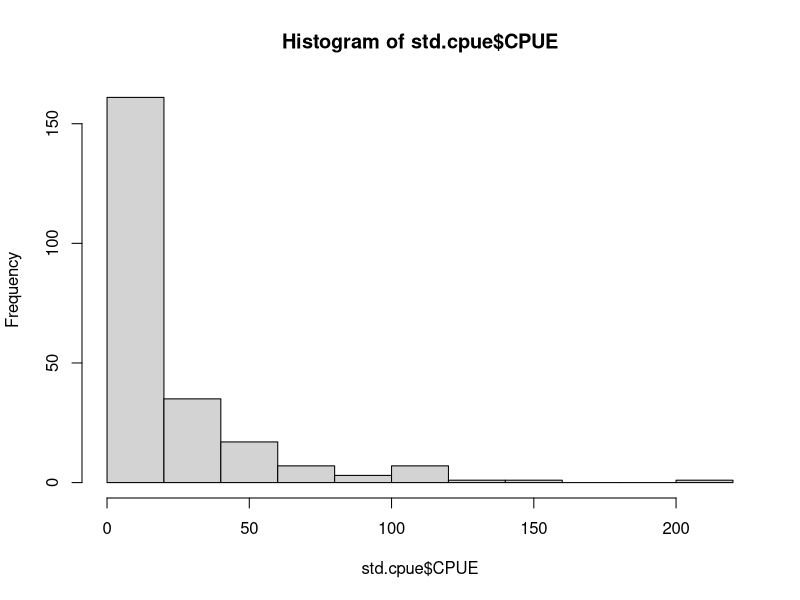

The R source for this figure: (Note: this script raises an error after producing the figure.)
# R code for Hierarchical CPUE analysis - carp and buffalo project.
setwd() # set file directory


packages<-function(x, repos="http://cran.r-project.org", ...){
  x<-as.character(match.call()[[2]])
  if (!require(x,character.only=TRUE)){
    install.packages(pkgs=x, repos=repos, ...)
    require(x,character.only=TRUE)
  }
}
# Working Directory and Packages

packages(rjags)
packages(mcmcplots)
packages(ggplot2)
packages(gridExtra)
packages(reshape2)
packages(tidyr)
packages(rcompanion)
packages(lubridate)

# load data
std.cpue<-read.csv("CPUE Bayes Data.csv",header=T)
summary(std.cpue)
hist(std.cpue$CPUE)

########################################################################
#
#
#         JAGS Models PART ONE: BUFFALO
#
#             
#
########################################################################

# subset species
std.cpue2<-droplevels(subset(std.cpue, Species == "BIB"))
# define model
cpue.m <- jags.model(
  'FirstAttempt.bug',
  data=list(logPop=std.cpue2$logPop, # log population size and 
            sdlogPop=std.cpue2$sdlogPop, # log sd of population size from data (sdlogpop becomes Tau) 
            n=dim(std.cpue2)[1], # number of samples
            logCPUE=log(std.cpue2$CPUE+1), # log-transformed CPUE from data + 1 to fix ln(0) problem
            WaterTemp=std.cpue2$WaterTemp, # Water temp in celcius, subtracted by 10 in bug file
            SDI=std.cpue2$SDI, # shoreline development index
            LakeSize=std.cpue2$LakeSize, # lake size in hectares
            MaxDepth=std.cpue2$MaxDepth, # maximum depth in meters subtracted by 10 in bug file
            MeanDepth=std.cpue2$MeanDepth), # average depth in meters subtracted by 10 in bug file
  n.chains=3, # number of simulation sequences
  n.adapt=100) # tells jags how much effort to spend in finding right resampling method

coef(cpue.m)

# sample the MCMC chains 1000 times as burn-in, ignore the samples. this gets thrown away
update(cpue.m, 1000)

# we want 1000 draws after burn-in
cpue.i <- coda.samples(cpue.m, # model
                       c('logcatch','b0','b1','b2','b3','b4','b5','sd'), # parameters we want back
                       1000) # number of samples

summary(cpue.i)


############################################
#
# we have some progress!
#
#
# beta 0: intercept
varnames(cpue.i) # reference variables in model
str(cpue.i) # structure of lists
beta0.out <- cbind(cpue.i[[1]][,1], cpue.i[[2]][,1], cpue.i[[3]][,1]) # subsetting for beta mcmc output
attributes(beta0.out) <- NULL # dropping attributes
dens.beta0 <- density(beta0.out) # density
q25.beta0 <- quantile(beta0.out, .025) # lower quantile
q975.beta0 <- quantile(beta0.out, .975) # upper quantile
dd.beta0 <- with(dens.beta0, data.frame(x,y)) # density dataframe

beta0<-qplot(x, y, data = dd.beta0, geom = "line", ylab = "", xlab = "") +
  geom_ribbon(data = subset(dd.beta0, x>q25.beta0 & x<q975.beta0),
              aes(ymax = y), ymin = 0, fill = "red", colour = NA, alpha = 0.5)+
  theme_classic()+
  theme(axis.text=element_text(size=12),
        axis.title=element_text(size=14,face="bold"))+
  xlab("Beta 0 - Intercept")+
  ylab("Density of Beta 0")+
  ggtitle("Buffalo Lakes: Intercept")
#beta0

beta1.out <- cbind(cpue.i[[1]][,2], cpue.i[[2]][,2], cpue.i[[3]][,2]) # subsetting for beta1 mcmc output
attributes(beta1.out) <- NULL # dropping attributes
dens.beta1 <- density(beta1.out) # density
q25.beta1 <- quantile(beta1.out, .025) # lower quantile
q975.beta1 <- quantile(beta1.out, .975) # upper quantile
dd.beta1 <- with(dens.beta1, data.frame(x,y)) # density dataframe

beta1<-qplot(x, y, data = dd.beta1, geom = "line", ylab = "", xlab = "") +
  geom_ribbon(data = subset(dd.beta1, x>q25.beta1 & x<q975.beta1),
              aes(ymax = y), ymin = 0, fill = "red", colour = NA, alpha = 0.5)+
  theme_classic()+
  theme(axis.text=element_text(size=12),
        axis.title=element_text(size=14,face="bold"))+
  xlab("Beta 1 - Lake Size")+
  ylab("Density of Beta 1")+
  ggtitle("Buffalo Lakes: Lake Size")
#beta1


beta2.out <- cbind(cpue.i[[1]][,3], cpue.i[[2]][,3], cpue.i[[3]][,3]) # subsetting for beta2 mcmc output
attributes(beta2.out) <- NULL # dropping attributes
dens.beta2 <- density(beta2.out) # density
q25.beta2 <- quantile(beta2.out, .025) # lower quantile
q975.beta2 <- quantile(beta2.out, .975) # upper quantile
dd.beta2 <- with(dens.beta2, data.frame(x,y)) # density dataframe

beta2<-qplot(x, y, data = dd.beta2, geom = "line", ylab = "", xlab = "") +
  geom_ribbon(data = subset(dd.beta2, x>q25.beta2 & x<q975.beta2),
              aes(ymax = y), ymin = 0, fill = "red", colour = NA, alpha = 0.5)+
  theme_classic()+
  theme(axis.text=element_text(size=12),
        axis.title=element_text(size=14,face="bold"))+
  xlab("Beta 2 - Maximum Depth (meters)")+
  ylab("Density of Beta 2")+
  ggtitle("Buffalo Lakes: Maximum Depth")
#beta2


beta3.out <- cbind(cpue.i[[1]][,4], cpue.i[[2]][,4], cpue.i[[3]][,4]) # subsetting for beta3 mcmc output
attributes(beta3.out) <- NULL # dropping attributes
dens.beta3 <- density(beta3.out) # density
q25.beta3 <- quantile(beta3.out, .025) # lower quantile
q975.beta3 <- quantile(beta3.out, .975) # upper quantile
dd.beta3 <- with(dens.beta3, data.frame(x,y)) # density dataframe

beta3<-qplot(x, y, data = dd.beta3, geom = "line", ylab = "", xlab = "") +
  geom_ribbon(data = subset(dd.beta3, x>q25.beta3 & x<q975.beta3),
              aes(ymax = y), ymin = 0, fill = "red", colour = NA, alpha = 0.5)+
  theme_classic()+
  theme(axis.text=element_text(size=12),
        axis.title=element_text(size=14,face="bold"))+
  xlab("Beta 3 - Mean Depth")+
  ylab("Density of Beta 3")+
  ggtitle("Buffalo Lakes: Mean Depth")
#beta3


beta4.out <- cbind(cpue.i[[1]][,5], cpue.i[[2]][,5], cpue.i[[3]][,5]) # subsetting for beta4 mcmc output
attributes(beta4.out) <- NULL # dropping attributes
dens.beta4 <- density(beta4.out) # density
q25.beta4 <- quantile(beta4.out, .025) # lower quantile
q975.beta4 <- quantile(beta4.out, .975) # upper quantile
dd.beta4 <- with(dens.beta4, data.frame(x,y)) # density dataframe

beta4<-qplot(x, y, data = dd.beta4, geom = "line", ylab = "", xlab = "") +
  geom_ribbon(data = subset(dd.beta4, x>q25.beta4 & x<q975.beta4),
              aes(ymax = y), ymin = 0, fill = "red", colour = NA, alpha = 0.5)+
  theme_classic()+
  theme(axis.text=element_text(size=12),
        axis.title=element_text(size=14,face="bold"))+
  xlab("Beta 4 - Shoreline Development Index")+
  ylab("Density of Beta 4")+
  ggtitle("Buffalo Lakes: SDI")
#beta4


beta5.out <- cbind(cpue.i[[1]][,6], cpue.i[[2]][,6], cpue.i[[3]][,6]) # subsetting for beta5 mcmc output
attributes(beta5.out) <- NULL # dropping attributes
dens.beta5 <- density(beta5.out) # density
q25.beta5 <- quantile(beta5.out, .025) # lower quantile
q975.beta5 <- quantile(beta5.out, .975) # upper quantile
dd.beta5 <- with(dens.beta5, data.frame(x,y)) # density dataframe

beta5<-qplot(x, y, data = dd.beta5, geom = "line", ylab = "", xlab = "") +
  geom_ribbon(data = subset(dd.beta5, x>q25.beta5 & x<q975.beta5),
              aes(ymax = y), ymin = 0, fill = "red", colour = NA, alpha = 0.5)+
  theme_classic()+
  theme(axis.text=element_text(size=12),
        axis.title=element_text(size=14,face="bold"))+
  xlab("Beta 5 - Water Temp")+
  ylab("Density of Beta 5")+
  ggtitle("Buffalo Lakes: Water Temp")
#beta5

# arrange the six plots:
grid.arrange(beta0, beta1, beta2,
             beta3, beta4, beta5,
             ncol=3)
###########################################################################
# plot of distribution of ElogCPUE in boxplots, overlaid with observed CPUE 
cpue.4 <- coda.samples(cpue.m, 
                       c('ElogCPUE'), # parameters we want back
                       5000) # number of samples
# storing model output as object
cpue.4.out<-summary(cpue.4)
buff<-droplevels(subset(std.cpue, Species == "BIB"))
cpue.plot.data.buff<-cbind(buff,cpue.4.out[[1]][c(1:104),],cpue.4.out[[2]][c(1:104),c(1:5)])
str(cpue.plot.data.buff)

Buff.EvO.CPUE<-ggplot(cpue.plot.data.buff, 
                      aes(x = Date, y = log(CPUE), col = Lake, fill = Lake, group = Lake))+
  geom_boxplot(aes(ymin = cpue.plot.data.buff$`2.5%`, lower = cpue.plot.data.buff$`25%`, 
                   middle = cpue.plot.data.buff$Mean, 
                   upper = cpue.plot.data.buff$`75%`, ymax = cpue.plot.data.buff$`97.5%`,
                   fill=Lake),
               position=position_dodge(width=0),stat = "identity")+
  geom_point(size=5)+
  facet_wrap(~Lake)+
  theme_classic()+
  theme(axis.text=element_text(size=8),
        axis.text.x = element_text(angle=90),
        axis.title=element_text(size=14,face="bold"))+
  xlab("Date")+
  ylab("Expected and observed ln (CPUE)")+
  ggtitle("Comparison of Expected Ln Buffalo CPUE Distribution vs. Observed Ln Carp CPUE")+
  ylim(0,5)
Buff.EvO.CPUE

















########################################################################
#
#
#         JAGS Models PART TWO: CARP
#
#             
#
########################################################################
# define model
std.cpue2<-droplevels(subset(std.cpue, Species == "COC"))

cpue.m <- jags.model(
  'FirstAttempt.bug',
  data=list(logPop=std.cpue2$logPop, # log pouplation size and 
            sdlogPop=std.cpue2$sdlogPop, # log sd of population size from data (sdlogpop becomes Tau) 
            n=dim(std.cpue2)[1], # number of samples
            logCPUE=log(std.cpue2$CPUE+1), # log-transformed CPUE from data + 1 to fix ln(0) problem
            WaterTemp=std.cpue2$WaterTemp, # Water temp in celcius, subtracted by 10 in bug file
            SDI=std.cpue2$SDI, # shoreline development index
            LakeSize=std.cpue2$LakeSize, # lake size in hectares
            MaxDepth=std.cpue2$MaxDepth, # maximum depth in meters subtracted by 10 in bug file
            MeanDepth=std.cpue2$MeanDepth), # average depth in meters subtracted by 10 in bug file
  n.chains=3, # number of simulation sequences
  n.adapt=100) # tells jags how much effort to spend in finding right resampling method

coef(cpue.m)

# sample the MCMC chains 1000 times as burn-in, ignore the samples. this gets thrown away
update(cpue.m, 1000)

# we want to plot:
## curve of estimated catchabaility 
## uncertainty 
cpue.i <- coda.samples(cpue.m, # model
                       c('logcatch','b0','b1','b2','b3','b4','b5','sd'), # parameters we want back
                       1000) # number of samples
summary(cpue.i)


############################################
#
# we have some progress!
#
#
# beta 0: intercept
varnames(cpue.i) # reference variables in model
str(cpue.i) # structure of lists
beta0.out <- cbind(cpue.i[[1]][,1], cpue.i[[2]][,1], cpue.i[[3]][,1]) # subsetting for beta1 mcmc output
attributes(beta0.out) <- NULL # dropping attributes
dens.beta0 <- density(beta0.out) # density
q25.beta0 <- quantile(beta0.out, .025) # lower quantile
q975.beta0 <- quantile(beta0.out, .975) # upper quantile
dd.beta0 <- with(dens.beta0, data.frame(x,y)) # density dataframe

beta0<-qplot(x, y, data = dd.beta0, geom = "line", ylab = "", xlab = "") +
  geom_ribbon(data = subset(dd.beta0, x>q25.beta0 & x<q975.beta0),
              aes(ymax = y), ymin = 0, fill = "red", colour = NA, alpha = 0.5)+
  theme_classic()+
  theme(axis.text=element_text(size=12),
        axis.title=element_text(size=14,face="bold"))+
  xlab("Beta 0 - Intercept")+
  ylab("Density of Beta 0")+
  ggtitle("Carp Lakes: Intercept")
#beta0

beta1.out <- cbind(cpue.i[[1]][,2], cpue.i[[2]][,2], cpue.i[[3]][,2]) # subsetting for beta1 mcmc output
attributes(beta1.out) <- NULL # dropping attributes
dens.beta1 <- density(beta1.out) # density
q25.beta1 <- quantile(beta1.out, .025) # lower quantile
q975.beta1 <- quantile(beta1.out, .975) # upper quantile
dd.beta1 <- with(dens.beta1, data.frame(x,y)) # density dataframe

beta1<-qplot(x, y, data = dd.beta1, geom = "line", ylab = "", xlab = "") +
  geom_ribbon(data = subset(dd.beta1, x>q25.beta1 & x<q975.beta1),
              aes(ymax = y), ymin = 0, fill = "red", colour = NA, alpha = 0.5)+
  theme_classic()+
  theme(axis.text=element_text(size=12),
        axis.title=element_text(size=14,face="bold"))+
  xlab("Beta 1 - Lake Size")+
  ylab("Density of Beta 1")+
  ggtitle("Carp Lakes: Lake Size")
#beta1


beta2.out <- cbind(cpue.i[[1]][,3], cpue.i[[2]][,3], cpue.i[[3]][,3]) # subsetting for beta2 mcmc output
attributes(beta2.out) <- NULL # dropping attributes
dens.beta2 <- density(beta2.out) # density
q25.beta2 <- quantile(beta2.out, .025) # lower quantile
q975.beta2 <- quantile(beta2.out, .975) # upper quantile
dd.beta2 <- with(dens.beta2, data.frame(x,y)) # density dataframe

beta2<-qplot(x, y, data = dd.beta2, geom = "line", ylab = "", xlab = "") +
  geom_ribbon(data = subset(dd.beta2, x>q25.beta2 & x<q975.beta2),
              aes(ymax = y), ymin = 0, fill = "red", colour = NA, alpha = 0.5)+
  theme_classic()+
  theme(axis.text=element_text(size=12),
        axis.title=element_text(size=14,face="bold"))+
  xlab("Beta 2 - Maximum Depth (meters)")+
  ylab("Density of Beta 2")+
  ggtitle("Carp Lakes: Maximum Depth")
#beta2


beta3.out <- cbind(cpue.i[[1]][,4], cpue.i[[2]][,4], cpue.i[[3]][,4]) # subsetting for beta3 mcmc output
attributes(beta3.out) <- NULL # dropping attributes
dens.beta3 <- density(beta3.out) # density
q25.beta3 <- quantile(beta3.out, .025) # lower quantile
q975.beta3 <- quantile(beta3.out, .975) # upper quantile
dd.beta3 <- with(dens.beta3, data.frame(x,y)) # density dataframe

beta3<-qplot(x, y, data = dd.beta3, geom = "line", ylab = "", xlab = "") +
  geom_ribbon(data = subset(dd.beta3, x>q25.beta3 & x<q975.beta3),
              aes(ymax = y), ymin = 0, fill = "red", colour = NA, alpha = 0.5)+
  theme_classic()+
  theme(axis.text=element_text(size=12),
        axis.title=element_text(size=14,face="bold"))+
  xlab("Beta 3 - Mean Depth")+
  ylab("Density of Beta 3")+
  ggtitle("Carp Lakes: Mean Depth")
#beta3


beta4.out <- cbind(cpue.i[[1]][,5], cpue.i[[2]][,5], cpue.i[[3]][,5]) # subsetting for beta4 mcmc output
attributes(beta4.out) <- NULL # dropping attributes
dens.beta4 <- density(beta4.out) # density
q25.beta4 <- quantile(beta4.out, .025) # lower quantile
q975.beta4 <- quantile(beta4.out, .975) # upper quantile
dd.beta4 <- with(dens.beta4, data.frame(x,y)) # density dataframe

beta4<-qplot(x, y, data = dd.beta4, geom = "line", ylab = "", xlab = "") +
  geom_ribbon(data = subset(dd.beta4, x>q25.beta4 & x<q975.beta4),
              aes(ymax = y), ymin = 0, fill = "red", colour = NA, alpha = 0.5)+
  theme_classic()+
  theme(axis.text=element_text(size=12),
        axis.title=element_text(size=14,face="bold"))+
  xlab("Beta 4 - Shoreline Development Index")+
  ylab("Density of Beta 4")+
  ggtitle("Carp Lakes: SDI")
#beta4


beta5.out <- cbind(cpue.i[[1]][,6], cpue.i[[2]][,6], cpue.i[[3]][,6]) # subsetting for beta5 mcmc output
attributes(beta5.out) <- NULL # dropping attributes
dens.beta5 <- density(beta5.out) # density
q25.beta5 <- quantile(beta5.out, .025) # lower quantile
q975.beta5 <- quantile(beta5.out, .975) # upper quantile
dd.beta5 <- with(dens.beta5, data.frame(x,y)) # density dataframe

beta5<-qplot(x, y, data = dd.beta5, geom = "line", ylab = "", xlab = "") +
  geom_ribbon(data = subset(dd.beta5, x>q25.beta5 & x<q975.beta5),
              aes(ymax = y), ymin = 0, fill = "red", colour = NA, alpha = 0.5)+
  theme_classic()+
  theme(axis.text=element_text(size=12),
        axis.title=element_text(size=14,face="bold"))+
  xlab("Beta 5 - Water Temp")+
  ylab("Density of Beta 5")+
  ggtitle("Carp Lakes: Water Temp")
#beta5

grid.arrange(beta0, beta1, beta2,
             beta3, beta4, beta5,
             ncol=3)





















###########################################################




#    DO NOT RUN BELOW THIS: OLD CODE NOT UPDATED YET


###############################################################
# plot of distribution of ElogCPUE in boxplots, overlaid with observed CPUE 
cpue.4 <- coda.samples(cpue.m, 
                       c('ElogCPUE'), # parameters we want back
                       5000) # number of samples
summary(cpue.4)
# storing model output as object
cpue.4.out<-summary(cpue.4)

cpue.plot.data.carp<-cbind(carp,cpue.4.out[[1]][c(1:15),],cpue.4.out[[2]][c(1:15),c(1:5)])
str(cpue.plot.data.carp)

Carp.EvO.CPUE<-ggplot(cpue.plot.data.carp, aes(x = Date, y = log(CPUE)))+
  geom_boxplot(aes(ymin = cpue.plot.data.carp$`2.5%`, lower = cpue.plot.data.carp$`25%`, 
                   middle = cpue.plot.data.carp$Mean, 
                   upper = cpue.plot.data.carp$`75%`, ymax = cpue.plot.data.carp$`97.5%`),
               stat = "identity", fill = "darkgoldenrod")+
  geom_point(size=5)+
  theme_classic()+
  theme(axis.text=element_text(size=8),
        axis.text.x = element_text(angle=90),
        axis.title=element_text(size=14,face="bold"))+
  xlab("Date")+
  ylab("Expected and observed ln (CPUE)")+
  ggtitle("Comparison of Expected Ln Carp CPUE Distribution vs. Observed Ln Carp CPUE")+
  ylim(0,5)
Carp.EvO.CPUE
########################################################################################